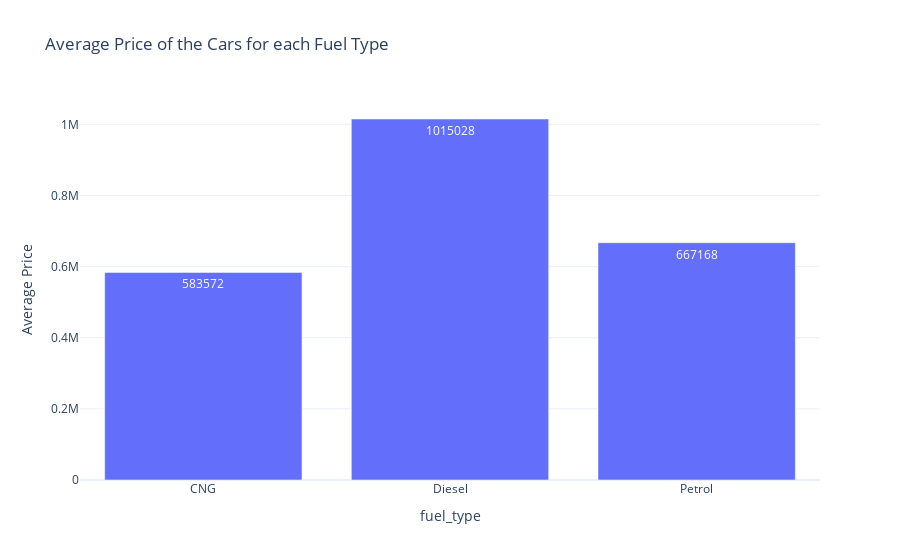

The cell this chart's notebook holds for it:
### Markdown cell above
## What is the distribution of different fuel types among the cars?

### Code cell
# What is the distribution of different fuel types among the cars?

fuel_type = df.groupby('fuel_type')['price'].mean().astype(int)
print((fuel_type).sort_values(ascending=False))

# create a  figure of this.
fig = px.bar(df.groupby('fuel_type')['price'].mean().astype(int),
             x=df.groupby('fuel_type')['price'].mean().astype(int).index,
             y=df.groupby('fuel_type')['price'].mean().astype(int).values,
             title='Average Price of the Cars for each Fuel Type',
             labels={'x':'fuel_type','y':'Average Price'},
             text=df.groupby('fuel_type')['price'].mean().astype(int).values,
             template='plotly_white')
fig.show()

# save this figure in this ipynb file
# fig.write_image('Average Price of the Cars for each Fuel Type.png')
from IPython.display import Image
Image(filename='Average Price of the Cars for each Fuel Type.png')

### Figure 1 — Plotly figure (JSON) as saved in the notebook; plotly's stock layout.template omitted (floating-point values rounded to 4 significant figures)
{"data": [{"alignmentgroup": "True", "hovertemplate": "fuel_type=%{x}<br>Average Price=%{y}<br>text=%{text}<extra></extra>", "legendgroup": "", "marker": {"color": "#636efa", "pattern": {"shape": ""}}, "name": "", "offsetgroup": "", "orientation": "v", "showlegend": false, "text": [583572, 1015028, 667168], "textposition": "auto", "type": "bar", "x": ["CNG", "Diesel", "Petrol"], "xaxis": "x", "y": [583572, 1015028, 667168], "yaxis": "y"}], "layout": {"barmode": "relative", "legend": {"tracegroupgap": 0}, "title": {"text": "Average Price of the Cars for each Fuel Type"}, "xaxis": {"anchor": "y", "domain": [0, 1], "title": {"text": "fuel_type"}}, "yaxis": {"anchor": "x", "domain": [0, 1], "title": {"text": "Average Price"}}}}
